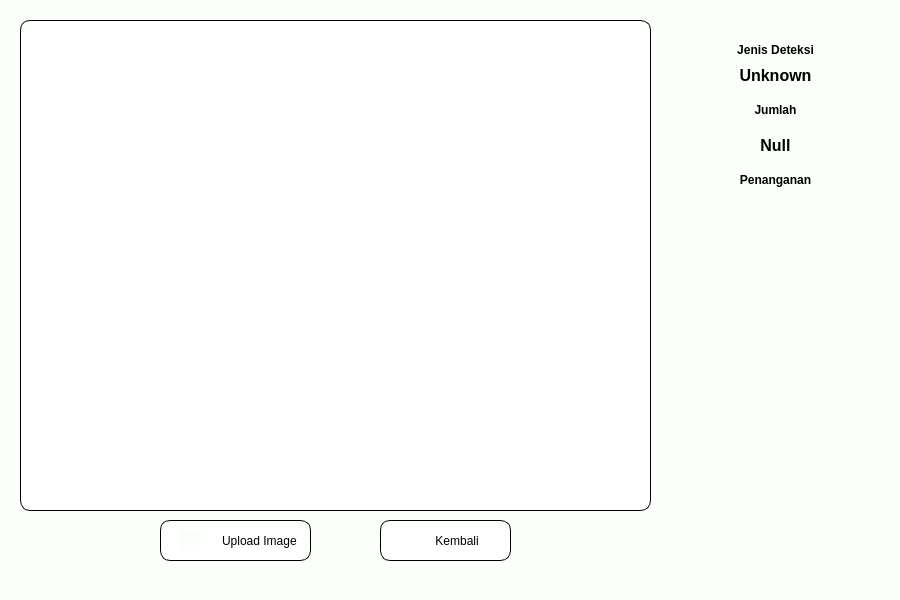
<?xml version="1.0" encoding="UTF-8"?>
<ui version="4.0">
 <class>Agricorn</class>
 <widget class="QMainWindow" name="Agricorn">
  <property name="geometry">
   <rect>
    <x>0</x>
    <y>0</y>
    <width>900</width>
    <height>600</height>
   </rect>
  </property>
  <property name="windowTitle">
   <string>MainWindow</string>
  </property>
  <property name="styleSheet">
   <string notr="true">background-color: rgb(251, 255, 250);</string>
  </property>
  <widget class="QWidget" name="centralwidget">
   <widget class="QLabel" name="image">
    <property name="geometry">
     <rect>
      <x>20</x>
      <y>20</y>
      <width>631</width>
      <height>491</height>
     </rect>
    </property>
    <property name="styleSheet">
     <string notr="true">background-color: rgba(255, 255, 255, 200);
border-top-left-radius : 10px;
border-top-right-radius : 10px; 
border-bottom-left-radius : 10px; 
border-bottom-right-radius : 10px;
border: 1px solid black

</string>
    </property>
    <property name="text">
     <string/>
    </property>
    <property name="alignment">
     <set>Qt::AlignCenter</set>
    </property>
    <property name="wordWrap">
     <bool>false</bool>
    </property>
    <property name="openExternalLinks">
     <bool>false</bool>
    </property>
   </widget>
   <widget class="QPushButton" name="UploadImage">
    <property name="geometry">
     <rect>
      <x>160</x>
      <y>520</y>
      <width>151</width>
      <height>41</height>
     </rect>
    </property>
    <property name="font">
     <font>
      <weight>50</weight>
      <bold>false</bold>
     </font>
    </property>
    <property name="layoutDirection">
     <enum>Qt::LeftToRight</enum>
    </property>
    <property name="styleSheet">
     <string notr="true">border:1px solid black; 
border-top-left-radius : 10px;
border-top-right-radius : 10px; 
border-bottom-left-radius : 10px; 
border-bottom-right-radius : 10px;
background-color: white;
color: rgb(0, 0, 0);
Text-align:right
</string>
    </property>
    <property name="text">
     <string>Upload Image    </string>
    </property>
   </widget>
   <widget class="QLabel" name="label_">
    <property name="geometry">
     <rect>
      <x>680</x>
      <y>40</y>
      <width>191</width>
      <height>20</height>
     </rect>
    </property>
    <property name="font">
     <font>
      <weight>75</weight>
      <bold>true</bold>
     </font>
    </property>
    <property name="styleSheet">
     <string notr="true">background-color: transparent;
color: rgb(0, 0, 0);
Text-align:center;</string>
    </property>
    <property name="text">
     <string>Jenis Deteksi</string>
    </property>
    <property name="alignment">
     <set>Qt::AlignCenter</set>
    </property>
   </widget>
   <widget class="QLabel" name="img_upld">
    <property name="geometry">
     <rect>
      <x>180</x>
      <y>530</y>
      <width>21</width>
      <height>21</height>
     </rect>
    </property>
    <property name="text">
     <string/>
    </property>
    <property name="pixmap">
     <pixmap>asset/upload.png</pixmap>
    </property>
    <property name="scaledContents">
     <bool>true</bool>
    </property>
   </widget>
   <widget class="QLabel" name="img_bg">
    <property name="geometry">
     <rect>
      <x>-70</x>
      <y>-60</y>
      <width>1011</width>
      <height>641</height>
     </rect>
    </property>
    <property name="text">
     <string/>
    </property>
    <property name="pixmap">
     <pixmap>asset/5498894.jpg</pixmap>
    </property>
    <property name="scaledContents">
     <bool>true</bool>
    </property>
   </widget>
   <widget class="QLabel" name="img_bgup2">
    <property name="geometry">
     <rect>
      <x>280</x>
      <y>200</y>
      <width>151</width>
      <height>131</height>
     </rect>
    </property>
    <property name="styleSheet">
     <string notr="true">background-color: transparent;
</string>
    </property>
    <property name="text">
     <string/>
    </property>
    <property name="pixmap">
     <pixmap>asset/photoimg.png</pixmap>
    </property>
    <property name="scaledContents">
     <bool>true</bool>
    </property>
   </widget>
   <widget class="QLabel" name="img_back">
    <property name="geometry">
     <rect>
      <x>400</x>
      <y>530</y>
      <width>20</width>
      <height>20</height>
     </rect>
    </property>
    <property name="styleSheet">
     <string notr="true">background-color: transparent</string>
    </property>
    <property name="text">
     <string/>
    </property>
    <property name="pixmap">
     <pixmap>asset/back.png</pixmap>
    </property>
    <property name="scaledContents">
     <bool>true</bool>
    </property>
   </widget>
   <widget class="QPushButton" name="Kembali">
    <property name="geometry">
     <rect>
      <x>380</x>
      <y>520</y>
      <width>131</width>
      <height>41</height>
     </rect>
    </property>
    <property name="styleSheet">
     <string notr="true">border:1px solid black; 
border-top-left-radius : 10px;
border-top-right-radius : 10px; 
border-bottom-left-radius : 10px; 
border-bottom-right-radius : 10px;
background-color: white;
color: rgb(0, 0, 0);
Text-align:center;
</string>
    </property>
    <property name="text">
     <string>       Kembali</string>
    </property>
   </widget>
   <widget class="QLabel" name="hasil">
    <property name="geometry">
     <rect>
      <x>680</x>
      <y>60</y>
      <width>191</width>
      <height>31</height>
     </rect>
    </property>
    <property name="font">
     <font>
      <pointsize>12</pointsize>
      <weight>75</weight>
      <italic>false</italic>
      <bold>true</bold>
     </font>
    </property>
    <property name="text">
     <string>Unknown</string>
    </property>
    <property name="alignment">
     <set>Qt::AlignCenter</set>
    </property>
   </widget>
   <widget class="QLabel" name="penanganan">
    <property name="geometry">
     <rect>
      <x>670</x>
      <y>200</y>
      <width>221</width>
      <height>371</height>
     </rect>
    </property>
    <property name="font">
     <font>
      <pointsize>10</pointsize>
     </font>
    </property>
    <property name="text">
     <string/>
    </property>
    <property name="alignment">
     <set>Qt::AlignLeading|Qt::AlignLeft|Qt::AlignTop</set>
    </property>
   </widget>
   <widget class="QLabel" name="label_1">
    <property name="geometry">
     <rect>
      <x>680</x>
      <y>170</y>
      <width>191</width>
      <height>20</height>
     </rect>
    </property>
    <property name="font">
     <font>
      <weight>75</weight>
      <bold>true</bold>
     </font>
    </property>
    <property name="styleSheet">
     <string notr="true">background-color: transparent;
color: rgb(0, 0, 0);
Text-align:center;</string>
    </property>
    <property name="text">
     <string>Penanganan</string>
    </property>
    <property name="alignment">
     <set>Qt::AlignCenter</set>
    </property>
   </widget>
   <widget class="QLabel" name="label_2">
    <property name="geometry">
     <rect>
      <x>680</x>
      <y>100</y>
      <width>191</width>
      <height>20</height>
     </rect>
    </property>
    <property name="font">
     <font>
      <weight>75</weight>
      <bold>true</bold>
     </font>
    </property>
    <property name="styleSheet">
     <string notr="true">background-color: transparent;
color: rgb(0, 0, 0);
Text-align:center;</string>
    </property>
    <property name="text">
     <string>Jumlah</string>
    </property>
    <property name="alignment">
     <set>Qt::AlignCenter</set>
    </property>
   </widget>
   <widget class="QLabel" name="jumlah">
    <property name="geometry">
     <rect>
      <x>680</x>
      <y>130</y>
      <width>191</width>
      <height>31</height>
     </rect>
    </property>
    <property name="font">
     <font>
      <pointsize>12</pointsize>
      <weight>75</weight>
      <italic>false</italic>
      <bold>true</bold>
     </font>
    </property>
    <property name="text">
     <string>Null</string>
    </property>
    <property name="alignment">
     <set>Qt::AlignCenter</set>
    </property>
   </widget>
   <zorder>img_bg</zorder>
   <zorder>img_bgup2</zorder>
   <zorder>UploadImage</zorder>
   <zorder>label_</zorder>
   <zorder>img_upld</zorder>
   <zorder>image</zorder>
   <zorder>Kembali</zorder>
   <zorder>img_back</zorder>
   <zorder>hasil</zorder>
   <zorder>penanganan</zorder>
   <zorder>label_1</zorder>
   <zorder>label_2</zorder>
   <zorder>jumlah</zorder>
  </widget>
  <widget class="QStatusBar" name="statusbar"/>
 </widget>
 <resources/>
 <connections/>
</ui>
